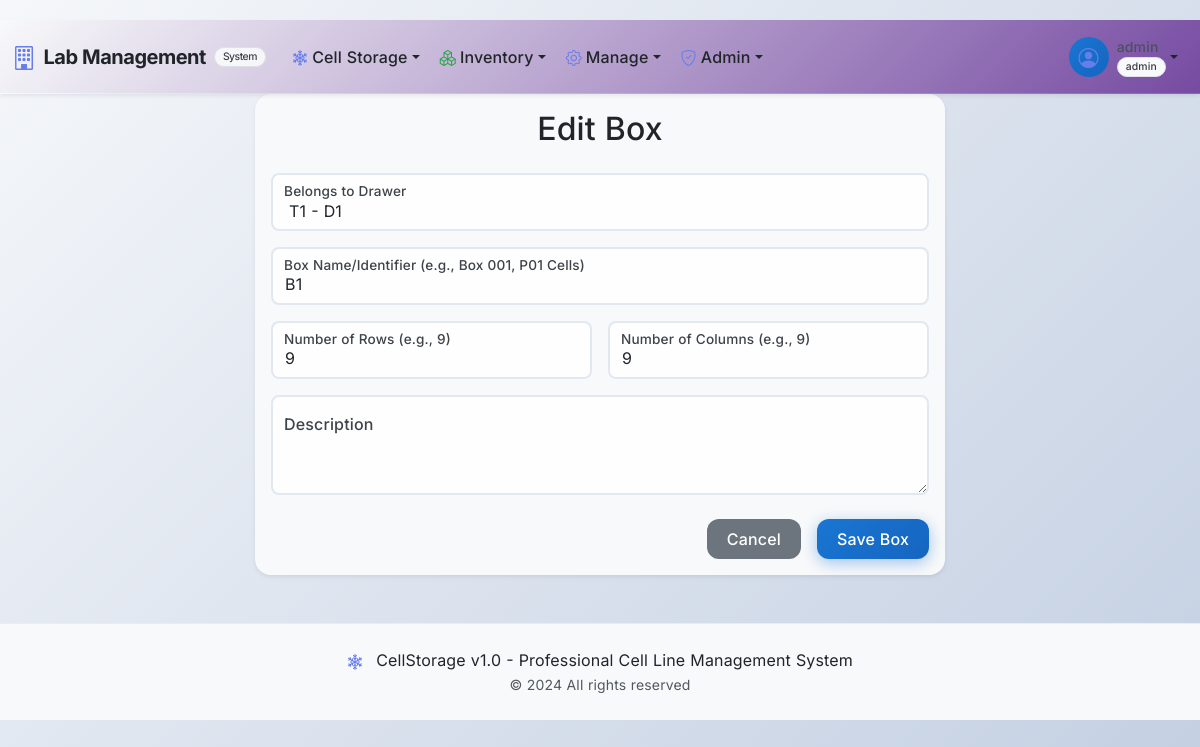
The page /cell-storage/box/1/edit (signed in) on the database its author committed.
### app/cell_storage/models.py (models this page shows, shortened)
class User(UserMixin, db.Model):
    __tablename__ = 'users'
    id = db.Column(db.Integer, primary_key=True)
    username = db.Column(db.String(64), unique=True, index=True, nullable=False)
    password_hash = db.Column(db.String(256))
    password_plain = db.Column(db.String(128))  # store plain password for admin view
    role = db.Column(db.String(64), default='user', nullable=False)  # e.g., 'user', 'admin'. Make role non-nullable.
    cell_lines_created = db.relationship('CellLine', backref='creator', lazy='dynamic',
                                         foreign_keys='CellLine.created_by_user_id')
    vials_frozen = db.relationship('CryoVial', backref='freezer_operator', lazy='dynamic',
                                   foreign_keys='CryoVial.frozen_by_user_id')
    audit_logs = db.relationship('AuditLog', backref='user_performing_action', lazy='dynamic',
                                 foreign_keys='AuditLog.user_id')
    @property
    def is_admin(self):
        return self.role == 'admin'

class Box(db.Model):
    __tablename__ = 'boxes'
    id = db.Column(db.Integer, primary_key=True)
    name = db.Column(db.String(64), nullable=False)  # e.g., "Box 001", "P01 Cells"
    drawer_id = db.Column(db.Integer, db.ForeignKey('drawers.id'), nullable=False)
    rows = db.Column(db.Integer, default=9)  # e.g., 9 for a 9x9 box
    columns = db.Column(db.Integer, default=9)  # e.g., 9 for a 9x9 box
    description = db.Column(db.Text)
    cryovials = db.relationship('CryoVial', backref='box_location', lazy='dynamic')
    __table_args__ = (db.UniqueConstraint('name', 'drawer_id', name='_box_name_drawer_uc'),)

### app/cell_storage/main/routes.py (the view, shortened to what this page needs)
@bp.route('/box/<int:box_id>/edit', methods=['GET', 'POST'])
@login_required
@admin_required
def edit_box(box_id):
    box = Box.query.get_or_404(box_id)
    form = BoxForm(obj=box)
    form.drawer_id.choices = [(d.id, f"{d.tower_info.name} - {d.name}") for d in Drawer.query.join(Tower).order_by(Tower.name, Drawer.name).all()]
    return render_template('main/box_form.html', title='Edit Box', form=form, box=box, form_action=url_for('cell_storage.edit_box', box_id=box.id))

### app/cell_storage/forms.py
class BoxForm(FlaskForm):
    name = StringField('Box Name/Identifier (e.g., Box 001, P01 Cells)', validators=[DataRequired(), Length(max=64)])
    drawer_id = SelectField('Belongs to Drawer', coerce=int, validators=[DataRequired()])
    rows = IntegerField('Number of Rows (e.g., 9)', default=9, validators=[DataRequired()])
    columns = IntegerField('Number of Columns (e.g., 9)', default=9, validators=[DataRequired()])
    description = TextAreaField('Description', validators=[Optional()])
    submit = SubmitField('Save Box')

### app/shared/permissions.py (called while the page is built, shortened)
def has_permission(permission, resource_type=None, resource_id=None):
    if not current_user.is_authenticated:
        return False
    return PermissionManager.has_permission(
        current_user.id,
        permission,
        resource_type,
        resource_id
    )

def can_view_inventory():
    return has_permission('inventory.view')

def can_manage_locations():
    return has_permission('location.edit')

def is_admin():
    return has_permission('admin.user_management')

    @classmethod
    def has_permission(cls, user_id, permission, resource_type=None, resource_id=None):
        from .. import db
        from datetime import datetime
        user = User.query.get(user_id)
        if user and hasattr(user, 'is_admin') and user.is_admin:
            return True

### app/templates/main/box_form.html (shortened to what this page needs)
{% extends "base.html" %}
{% block content %}
<div class="row justify-content-center">
  <div class="col-md-8 col-lg-7">
    <div class="card shadow-sm">
      <div class="card-body">
        <h2 class="card-title text-center mb-4">{{ title }}</h2>
        <form method="POST" action="{{ form_action }}" novalidate>
          <div class="row g-3">
            <div class="col-12">
              <div class="form-floating">
                {{ form.drawer_id(class="form-select" + (" is-invalid" if form.drawer_id.errors else "")) }}
                {{ form.drawer_id.label(class="form-label") }}
              </div>
            </div>
            <div class="col-12">
              <div class="form-floating">
                {{ form.name(class="form-control" + (" is-invalid" if form.name.errors else ""), placeholder="Box Name") }}
                {{ form.name.label }}
              </div>
            </div>
            <div class="col-md-6">
              <div class="form-floating">
                {{ form.rows(class="form-control" + (" is-invalid" if form.rows.errors else ""), placeholder="Rows") }}
                {{ form.rows.label }}
              </div>
            </div>
            <div class="col-md-6">
              <div class="form-floating">
                {{ form.columns(class="form-control" + (" is-invalid" if form.columns.errors else ""), placeholder="Columns") }}
                {{ form.columns.label }}
              </div>
            </div>
            <div class="col-12">
              <div class="form-floating">
                {{ form.description(class="form-control" + (" is-invalid" if form.description.errors else ""), placeholder="Description", style="height: 100px") }}
                {{ form.description.label }}
              </div>
            </div>
          </div>
          <div class="d-grid gap-2 d-md-flex justify-content-md-end mt-4">
            <a href="{{ url_for('cell_storage.locations_overview') }}" class="btn btn-secondary me-md-2">Cancel</a>
            {{ form.submit(class="btn btn-primary") }}
          </div>
        </form>
      </div>
    </div>
  </div>
</div>
{% endblock %}

### app/templates/base.html (shortened to what this page needs)
<!DOCTYPE html>
<html lang="en">
<head>
    <link href="https://cdn.jsdelivr.net/npm/bootstrap@5.3.3/dist/css/bootstrap.min.css" rel="stylesheet">
    <link href="https://cdn.jsdelivr.net/npm/bootstrap-icons@1.11.3/font/bootstrap-icons.css" rel="stylesheet">
    <link href="https://cdnjs.cloudflare.com/ajax/libs/bootstrap-icons/1.11.3/font/bootstrap-icons.min.css" rel="stylesheet">
    <link href="{{ url_for('static', filename='css/style.css') }}" rel="stylesheet">
</head>
<body class="bg-light">
    <nav class="navbar navbar-expand-lg navbar-light bg-gradient shadow-sm sticky-top" style="background: linear-gradient(135deg, #f5f7fa 0%, #c3cfe2 100%);">
        <div class="container-fluid">
            <a class="navbar-brand fw-bold d-flex align-items-center" href="{{ url_for('cell_storage.index') }}" style="color: #212529;">
                <i class="bi bi-building me-2 fs-4" style="color: #667eea;"></i>
                <span style="color: #212529;">Lab Management</span>
                <small class="badge bg-light text-dark ms-2" style="color: #343a40; border: 1px solid #dee2e6;">System</small>
            </a>
            <div class="collapse navbar-collapse" id="navbarContent">
                <ul class="navbar-nav me-auto mb-2 mb-lg-0">
                    {% if current_user.is_authenticated %}
                        <li class="nav-item dropdown">
                            <a class="nav-link dropdown-toggle d-flex align-items-center" href="#" style="color: #212529;" id="cellStorageDropdown" role="button" data-bs-toggle="dropdown" aria-expanded="false">
                                <i class="bi bi-snow2 me-1" style="color: #667eea;"></i>
                                Cell Storage
                            </a>
                        </li>
                        <li class="nav-item dropdown">
                            <a class="nav-link dropdown-toggle d-flex align-items-center" href="#" style="color: #212529;" id="inventoryDropdown" role="button" data-bs-toggle="dropdown" aria-expanded="false">
                                <i class="bi bi-boxes me-1" style="color: #28a745;"></i>
                                Inventory
                            </a>
                        </li>
                        {% if current_user.is_admin %}
                            <li class="nav-item dropdown">
                                <a class="nav-link dropdown-toggle d-flex align-items-center" href="#" id="inventoryDropdown" role="button" data-bs-toggle="dropdown" aria-expanded="false" style="color: #212529;">
                                    <i class="bi bi-gear me-1" style="color: #667eea;"></i>
                                    Manage
                                </a>
                            </li>
                            <li class="nav-item dropdown">
                                <a class="nav-link dropdown-toggle d-flex align-items-center" href="#" id="adminDropdown" role="button" data-bs-toggle="dropdown" aria-expanded="false" style="color: #212529;">
                                    <i class="bi bi-shield-check me-1" style="color: #667eea;"></i>
                                    Admin
                                </a>
                            </li>
                        {% endif %}
                    {% endif %}
                </ul>
                <ul class="navbar-nav ms-auto mb-2 mb-lg-0">
                    {% if current_user.is_authenticated %}
                        <li class="nav-item dropdown">
                            <a class="nav-link dropdown-toggle d-flex align-items-center" href="#" id="userDropdown" role="button" data-bs-toggle="dropdown" aria-expanded="false" style="color: #212529;">
                                <div class="user-avatar me-2">
                                    <i class="bi bi-person-circle fs-5" style="color: #667eea;"></i>
                                </div>
                                <div class="d-flex flex-column">
                                    <span class="small" style="color: #212529;">{{ current_user.username }}</span>
                                    <span class="badge badge-role bg-light text-dark" style="color: #343a40; border: 1px solid #dee2e6;">{{ current_user.role }}</span>
                                </div>
                            </a>
                        </li>
                    {% else %}
                        <li class="nav-item">
                            <a class="nav-link btn btn-outline-primary rounded-pill px-3" href="{{ url_for('auth.login') }}" style="color: #667eea; border-color: #667eea;">
                                <i class="bi bi-box-arrow-in-right me-1"></i>Login
                            </a>
                        </li>
                    {% endif %}
                </ul>
            </div>
        </div>
    </nav>
    <main class="flex-grow-1">
        {% block content %}{% endblock %}
    </main>
    <footer class="bg-light text-center py-4 mt-5" style="color: #343a40;">
        <div class="container">
            <p class="mb-0">
                <i class="bi bi-snow2 me-2" style="color: #667eea;"></i>
                CellStorage v1.0 - Professional Cell Line Management System
            </p>
            <small class="text-muted" style="color: #495057;">© 2024 All rights reserved</small>
        </div>
    </footer>
</body>
</html>

### app/templates/base.html (style rules this page uses)
:root { --primary-color: #667eea; --secondary-color: #764ba2; --accent-color: #f093fb; --background-color: #f8f9fa; --text-color: #212529; --navbar-style: light; }

### rows shown on the page
User: username "admin", role "admin"
Box: drawer_id "T1 - D1", name "B1", rows "9", columns "9"

### other values the page prints
{{ title }} "Edit Box"
